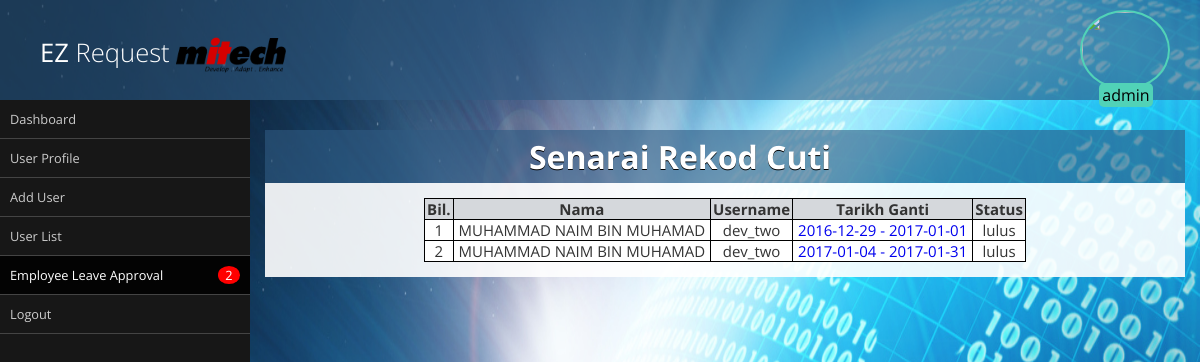
The page /index.php?p=senarai_rekod (signed in) on the database its author committed.
### tables this page shows
CREATE TABLE `users` (
  `id` int(11) NOT NULL,
  `username` varchar(86) NOT NULL,
  `ic` varchar(12) NOT NULL,
  `nama` varchar(64) NOT NULL,
  `pass` varchar(64) NOT NULL,
  `jawatan` varchar(64) NOT NULL,
  `jabatan` varchar(86) NOT NULL,
  `baki_cuti` int(11) NOT NULL
);

CREATE TABLE `cuti` (
  `id` int(11) NOT NULL,
  `mk_uid` int(11) NOT NULL,
  `tarikh_borang` date NOT NULL,
  `sebab_cuti` varchar(128) NOT NULL,
  `mk_tarikh_mula` date NOT NULL,
  `mk_tarikh_akhir` date NOT NULL,
  `bh_am` int(11) NOT NULL,
  `bh_rehat` int(11) NOT NULL,
  `bh_sabtu` int(11) NOT NULL,
  `bh_dipohon` int(11) NOT NULL,
  `bh_seluruh` int(11) NOT NULL,
  `mp_uid` int(11) NOT NULL,
  `mp_pengesahan` tinyint(1) DEFAULT NULL,
  `mp_tarikh_sah` date DEFAULT NULL,
  `mk_pengesahan` tinyint(1) DEFAULT NULL,
  `sp_uid` int(11) NOT NULL,
  `sp_sokongan` tinyint(1) DEFAULT NULL,
  `sp_tarikh_sah` date DEFAULT NULL,
  `kp_uid` int(11) NOT NULL,
  `kp_baki_sebelum` int(11) DEFAULT NULL,
  `kp_baki_selepas` int(11) DEFAULT NULL,
  `kp_rekod` varchar(64) DEFAULT NULL,
  `kp_tarikh_rekod` date DEFAULT NULL,
  `kpk_uid` int(11) NOT NULL,
  `kp_kelulusan` tinyint(1) DEFAULT NULL,
  `kp_tarikh_lulus` date DEFAULT NULL,
  `is_read` varchar(64) NOT NULL
);

### senarai_rekod.php (the view, shortened to what this page needs)
<div id="box">
<div class="box-top"><h1>Senarai Rekod Cuti</h1></div>
<div class="box-panel">
<?php
include 'conn_ezr.php';
$sql = "SELECT * FROM users INNER JOIN cuti ON users.id=cuti.mk_uid";
$result = mysqli_query($conn, $sql);
$x = 1;
if ($result->num_rows > 0) {
    echo "<table class='list' border='1px'><tr><th>Bil.</th><th>Nama</th><th>Username</th><th>Tarikh Ganti</th><th>Status</th></tr>";
    while($row = $result->fetch_assoc())
    {
        echo "<tr><td>".$x."</td>";
        $x++;
        echo "<td>".$row['nama']."</td><td>".$row['username']."</td><td><a href='index.php?p=rekod_cuti&cid=".$row["id"]."'>".$row['mk_tarikh_mula']." - ".$row['mk_tarikh_akhir']."</a></td>\n";
        if ($row['kp_kelulusan'] == 1) {
            $status = 'lulus';
        }
        echo "<td>".$status."</td></tr>";
    }
    echo "</table>";
} else {
    echo "0 results";
}
?>

### print.css (style rules this page uses)
* { margin: 0; padding: 0; box-sizing: border-box; }
body { font-family: 'Open Sans'; text-align: center; }
a { text-decoration: none; }
div#box { margin-top: 15px; }
div#box .box-top { color: #fff; text-shadow: 0 1px #000; background: rgba(47, 91, 130, 0.6); padding: 5px; padding-left: 15px; font-weight: 300; text-align: center; }
div#box .box-panel { padding: 15px; background: rgba(255, 255, 255, 0.9); color: #333; margin: 0 auto; text-align: center; }
table td { word-wrap:break-word; border-collapse: collapse; padding-left:5px; padding-right:5px; font-size:15px; text-align: center; }
table th { border-collapse: collapse; padding-left:2px; padding-right:2px; border:1px solid black; background-color:#D5D8DC; font-size:15px; }
table.list { border-collapse: collapse; font-size:15px; border:1px solid black; border-radius:3px; background-color:white; word-wrap:break-word; margin:0 auto; text-align: center; }

### admin.css (style rules this page uses)
* { margin: 0; padding: 0; box-sizing: border-box; }
body { font-family: 'Open Sans'; }
a { text-decoration: none; }
div#box { margin-top: 15px; }
div#box .box-top { color: #fff; text-shadow: 0 1px #000; background: rgba(47, 91, 130, 0.6); padding: 5px; padding-left: 15px; font-weight: 300; text-align: center; page-break-before : always }
div#box .box-panel { padding: 15px; background: rgba(255, 255, 255, 0.9); color: #333; margin: 0 auto; text-align: center; }
table td { word-wrap:break-word; border-collapse: collapse; padding-left:5px; padding-right:5px; font-size:15px; text-align: center; }
table th { border-collapse: collapse; padding-left:2px; padding-right:2px; border:1px solid black; background-color:#D5D8DC; font-size:15px; }
table.list { border-collapse: collapse; font-size:15px; border:1px solid black; border-radius:3px; background-color:white; word-wrap:break-word; margin:0 auto; text-align: center; }

### rows shown on the page
users: nama "MUHAMMAD NAIM BIN MUHAMAD", username "dev_two", cuti.mk_tarikh_mula "2016-12-29", cuti.mk_tarikh_akhir "2017-01-01", cuti.kp_kelulusan "lulus", cuti.mk_tarikh_mula "2017-01-04", cuti.mk_tarikh_akhir "2017-01-31"

### other values the page prints
$_SESSION["username"] "admin"
$row3['num_rows'] "2"
